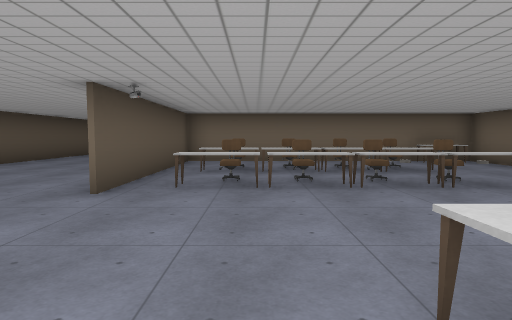
view 1 (above)

24 first-person views from a walk through a level from a Godot 3-D game. The camera is 1.5 m above the floor, tilts 4° down and sees 75° across. Doors that lead somewhere are drawn open, without their leaves. The floor is counted in squares, 2 m on a side. Each view is taken from the middle of a square. On the plan, view 1 faces up. The plan holds only what a view shows up to about 11 squares ahead; the rest is blank. Characters and animated objects are left out. Some surface patterns are stand-ins.

view 2
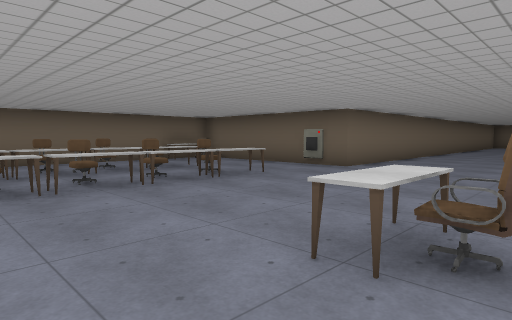

view 3
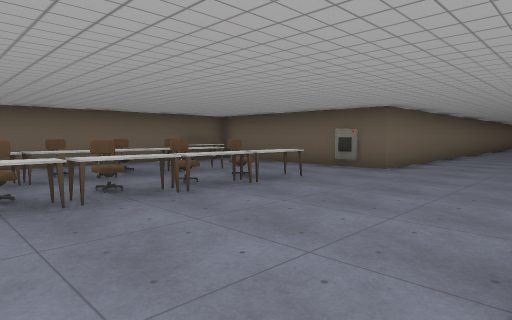

view 4
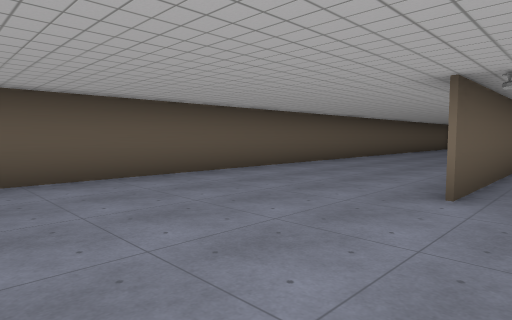

view 5
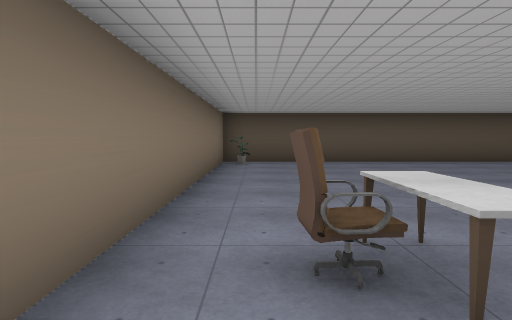

view 6
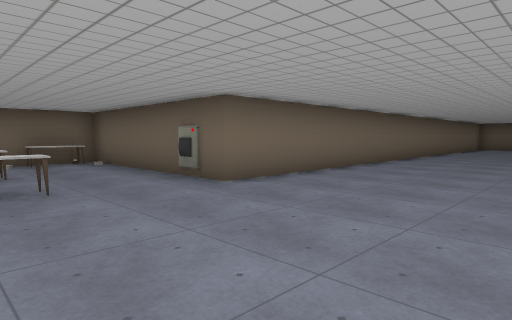

view 7
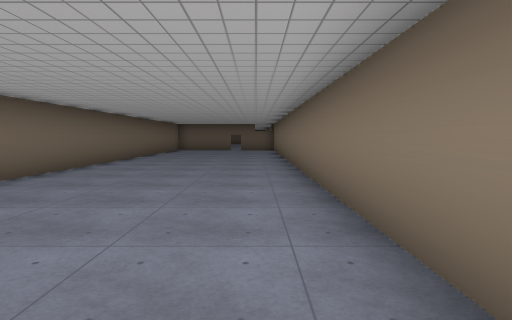

view 8
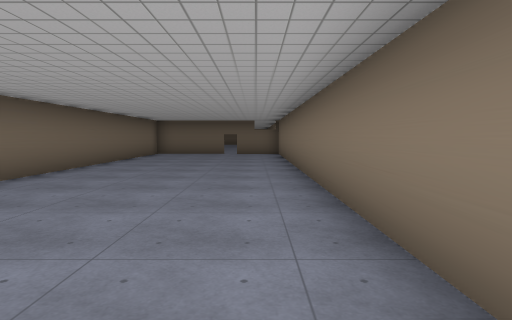

view 9
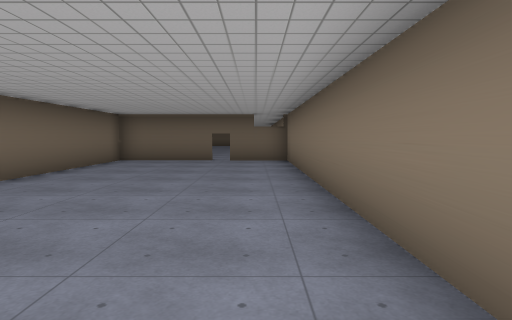

view 10
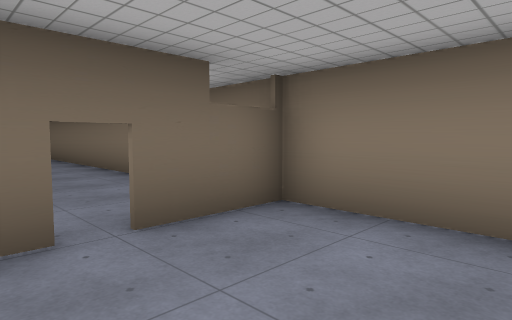

view 11
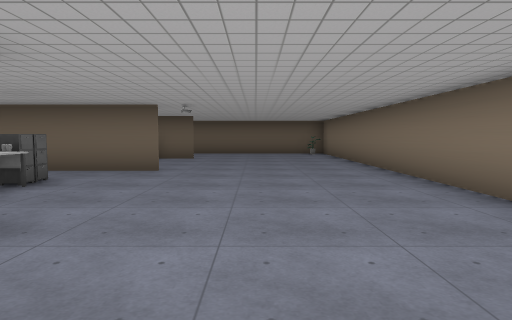

view 12
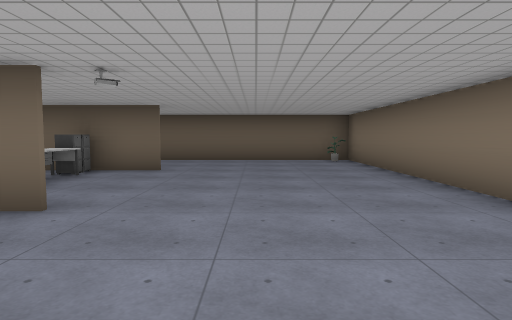

view 13
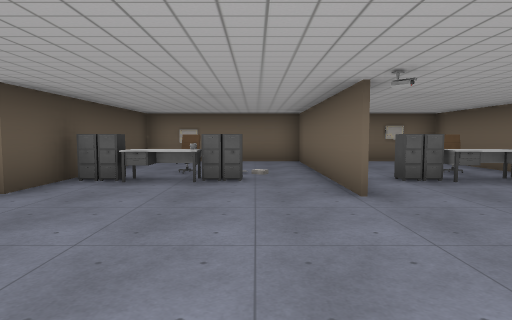

view 14
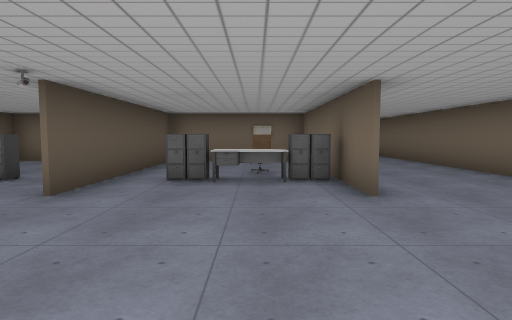

view 15
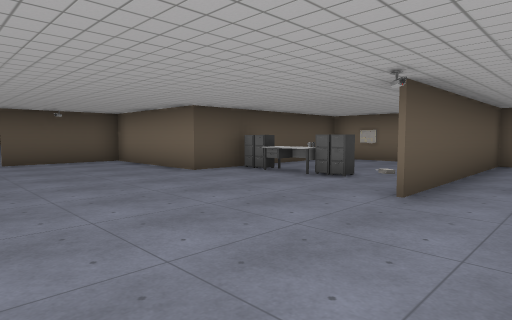

view 16
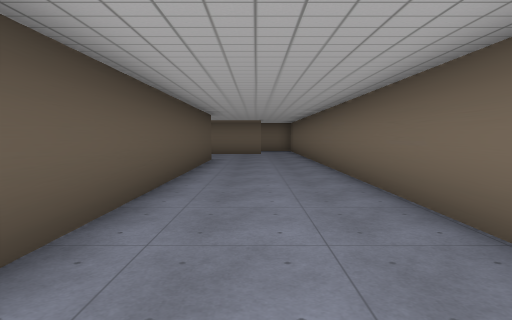

view 17
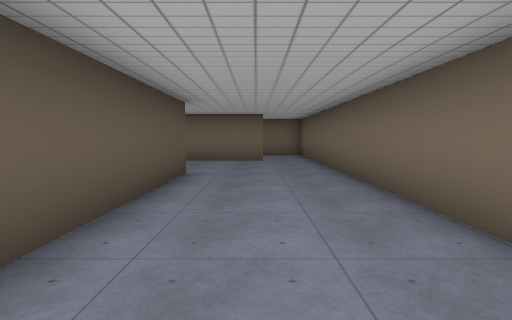

view 18
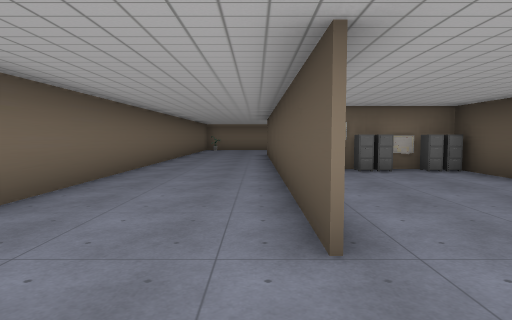

view 19
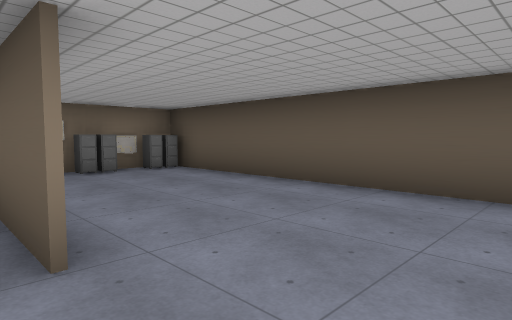

view 20
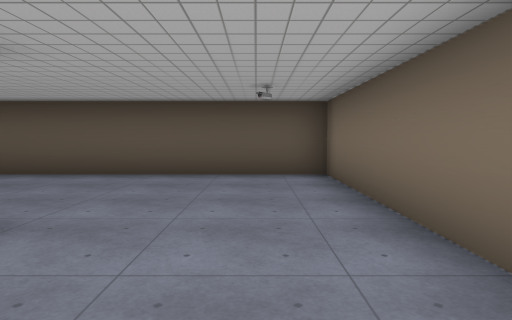

view 21
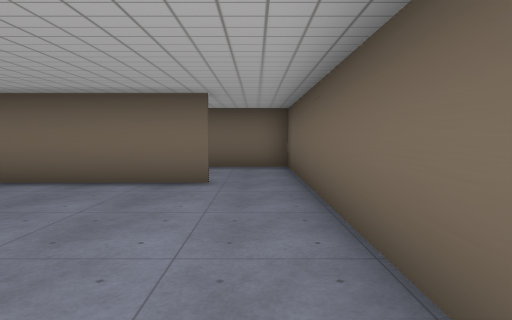

view 22
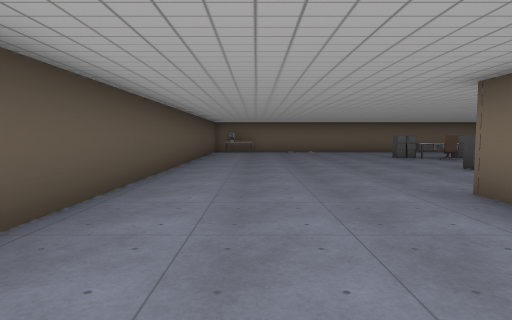

view 23
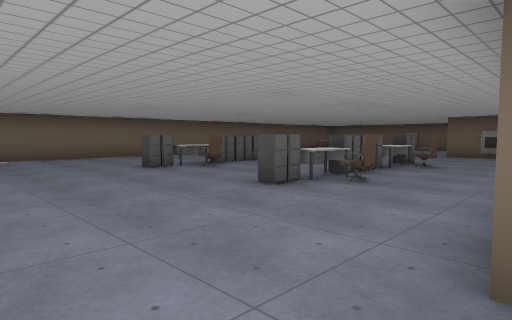

view 24
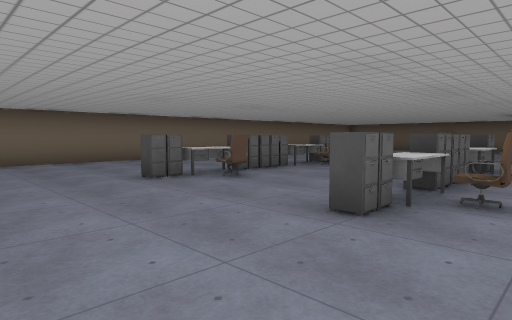

### Floor plan
Ten units are one square. View 1 is at (0, 0); x grows to the right and y downward. Boxes are objects, and circles mark ways between rooms. Rooms are numbered by the first view taken in them; rooms with no view inside come last. Other rooms are left out.
<svg viewBox="-75 -228 488 243">
<path fill="none" stroke="#000" d="M-22 -96 -22 -104M21 -223 -24 -223M72 10 246 10 246 -44M-70 -170 -70 10 17 10M250 -43 66 -43 66 -102 -21 -102 -21 -42M11 -174 7 -174 7 -179M333 -41 333 -103M375 -41 375 -102 287 -102 287 -43 250 -43M334 -100 334 -41M286 10 408 10 408 -166M246 -44 246 -14M375 -160 375 -68M365 -55 354 -55M365 -60 356 -60M408 -166 408 -196M333 -103 360 -103M392 -194 334 -194 334 -100"/>
<rect x="-65" y="-5" width="10" height="10" fill="#bbb"><title>plant</title></rect>
<rect x="-15" y="-55" width="20" height="10" fill="#bbb"><title>table</title></rect>
<rect x="-15" y="-65" width="20" height="10" fill="#bbb"><title>chair</title></rect>
<rect x="-15" y="-75" width="20" height="10" fill="#bbb"><title>table</title></rect>
<rect x="-5" y="-85" width="10" height="10" fill="#bbb"><title>other object</title></rect>
<rect x="-5" y="-145" width="10" height="10" fill="#bbb"><title>cabinet</title></rect>
<rect x="-5" y="-185" width="10" height="10" fill="#bbb"><title>cabinet</title></rect>
<rect x="5" y="-15" width="20" height="10" fill="#bbb"><title>table</title></rect>
<rect x="5" y="-55" width="10" height="10" fill="#bbb"><title>table</title></rect>
<rect x="5" y="-65" width="10" height="10" fill="#bbb"><title>chair</title></rect>
<rect x="5" y="-75" width="10" height="10" fill="#bbb"><title>table</title></rect>
<rect x="5" y="-85" width="10" height="10" fill="#bbb"><title>chair</title></rect>
<rect x="5" y="-135" width="10" height="10" fill="#bbb"><title>chair</title></rect>
<rect x="5" y="-175" width="10" height="10" fill="#bbb"><title>chair</title></rect>
<rect x="15" y="-55" width="20" height="10" fill="#bbb"><title>table</title></rect>
<rect x="15" y="-65" width="10" height="10" fill="#bbb"><title>chair</title></rect>
<rect x="15" y="-75" width="20" height="10" fill="#bbb"><title>table</title></rect>
<rect x="15" y="-85" width="10" height="10" fill="#bbb"><title>chair</title></rect>
<rect x="15" y="-145" width="10" height="10" fill="#bbb"><title>cabinet</title></rect>
<rect x="15" y="-185" width="10" height="10" fill="#bbb"><title>cabinet</title></rect>
<rect x="25" y="-65" width="10" height="10" fill="#bbb"><title>chair</title></rect>
<rect x="25" y="-85" width="10" height="10" fill="#bbb"><title>chair</title></rect>
<rect x="25" y="-145" width="10" height="10" fill="#bbb"><title>cabinet</title></rect>
<rect x="25" y="-185" width="10" height="10" fill="#bbb"><title>cabinet</title></rect>
<rect x="35" y="-55" width="10" height="10" fill="#bbb"><title>table</title></rect>
<rect x="35" y="-75" width="10" height="10" fill="#bbb"><title>table</title></rect>
<rect x="35" y="-135" width="20" height="10" fill="#bbb"><title>chair</title></rect>
<rect x="35" y="-145" width="10" height="10" fill="#bbb"><title>cabinet</title></rect>
<rect x="35" y="-185" width="10" height="10" fill="#bbb"><title>cabinet</title></rect>
<rect x="45" y="-105" width="10" height="10" fill="#bbb"><title>table</title></rect>
<rect x="45" y="-145" width="10" height="10" fill="#bbb"><title>cabinet</title></rect>
<rect x="45" y="-175" width="10" height="10" fill="#bbb"><title>other object</title></rect>
<rect x="45" y="-185" width="10" height="10" fill="#bbb"><title>cabinet</title></rect>
<rect x="55" y="-55" width="10" height="10" fill="#bbb"><title>other object</title></rect>
<rect x="55" y="-145" width="10" height="10" fill="#bbb"><title>other object</title></rect>
<rect x="55" y="-185" width="10" height="10" fill="#bbb"><title>other object</title></rect>
<rect x="85" y="-125" width="10" height="10" fill="#bbb"><title>other object</title></rect>
<rect x="285" y="-65" width="10" height="10" fill="#bbb"><title>cabinet</title></rect>
<rect x="295" y="-65" width="10" height="10" fill="#bbb"><title>cabinet</title></rect>
<rect x="305" y="-65" width="10" height="10" fill="#bbb"><title>cabinet</title></rect>
<rect x="305" y="-75" width="10" height="10" fill="#bbb"><title>chair</title></rect>
<rect x="345" y="-65" width="10" height="10" fill="#bbb"><title>cabinet</title></rect>
<rect x="355" y="-75" width="10" height="10" fill="#bbb"><title>chair</title></rect>
<rect x="365" y="-65" width="10" height="10" fill="#bbb"><title>cabinet</title></rect>
<rect x="395" y="-5" width="10" height="10" fill="#bbb"><title>other object</title></rect>
<rect x="335" y="-115" width="10" height="10" fill="#bbb"><title>cabinet</title></rect>
<rect x="345" y="-115" width="10" height="10" fill="#bbb"><title>cabinet</title></rect>
<rect x="355" y="-115" width="10" height="10" fill="#bbb"><title>cabinet</title></rect>
<circle cx="250" cy="-10" r="3" fill="#2a7"/>
<circle cx="395" cy="-155" r="3" fill="#2a7"/>
<text x="40" y="-110">1</text>
<text x="340" y="-50">2</text>
<text x="360" y="-150">3</text>
</svg>
Room 1 opens to room 2. Room 2 opens to room 3.

Where each view was taken, in squares from view 1:
view 1: 0 up, 0 right, facing up
view 2: 0 up, 1 left, facing up-right
view 3: 1 up, 1 left, facing up-right
view 4: 0 up, 1 left, facing up-left
view 5: 0 up, 3 right, facing left
view 6: 0 up, 3 right, facing up-right
view 7: 0 up, 6 right, facing right
view 8: 0 up, 10 right, facing right
view 9: 0 up, 14 right, facing right
view 10: 2 up, 22 right, facing down-right
view 11: 2 up, 26 right, facing right
view 12: 2 up, 30 right, facing right
view 13: 0 up, 32 right, facing up
view 14: 0 up, 36 right, facing up
view 15: 0 up, 35 right, facing up-left
view 16: 5 up, 39 right, facing up
view 17: 9 up, 39 right, facing up
view 18: 18 up, 38 right, facing down
view 19: 18 up, 38 right, facing down-left
view 20: 18 up, 40 right, facing left
view 21: 14 up, 40 right, facing up
view 22: 6 up, 5 left, facing up
view 23: 10 up, 4 left, facing up-right
view 24: 12 up, 3 left, facing up-right
